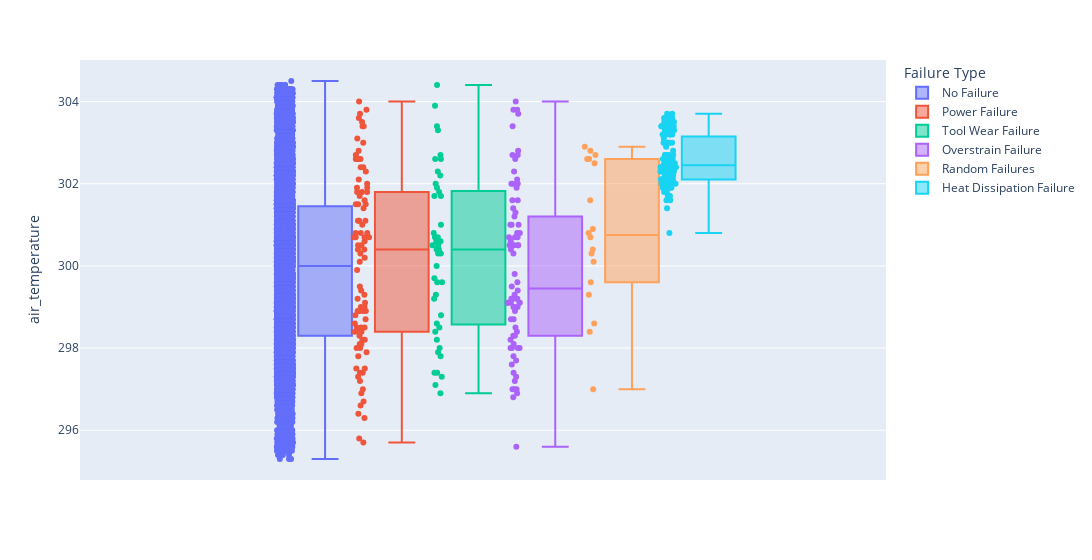

The code cell stored with this chart in its notebook:
### Code cell
# create histograms for feature columns separated by target column
def create_histogram(column_name):
    plt.figure(figsize=(16,6))
    return px.box(data_frame=df_base, y=column_name, color='Failure Type', points="all", width=1200)

create_histogram('air_temperature')

### Figure 1 — Plotly figure (JSON) as saved in the notebook; plotly's stock layout.template omitted (floating-point values rounded to 4 significant figures; data arrays with more than 128 entries replaced by an {"elided": "..."} marker saying what was removed)
{"data": [{"alignmentgroup": "True", "boxpoints": "all", "hovertemplate": "Failure Type=No Failure<br>air_temperature=%{y}<extra></extra>", "legendgroup": "No Failure", "marker": {"color": "#636efa"}, "name": "No Failure", "notched": false, "offsetgroup": "No Failure", "orientation": "v", "showlegend": true, "type": "box", "x0": " ", "xaxis": "x", "y": {"elided": "9652 float values"}, "y0": " ", "yaxis": "y"}, {"alignmentgroup": "True", "boxpoints": "all", "hovertemplate": "Failure Type=Power Failure<br>air_temperature=%{y}<extra></extra>", "legendgroup": "Power Failure", "marker": {"color": "#EF553B"}, "name": "Power Failure", "notched": false, "offsetgroup": "Power Failure", "orientation": "v", "showlegend": true, "type": "box", "x0": " ", "xaxis": "x", "y": [298.9, 298.9, 298.4, 298.2, 298.4, 298.1, 297.5, 297.4, 297.4, 297.9, 296.4, 295.8, 295.7, 296.3, 296.9, 296.6, 296.7, 297, 298.4, 298.8, 298.9, 298, 298, 298.3, 298.2, 298.1, 298.5, 299.3, 299.5, 299.4, 298.9, 299.2, 299.1, 300.6, 300.5, 300.4, 301.5, 301.5, 301.8, 302.4, 302.7, 302.6, 302.3, 302.1, 301.9, 301.9, 302.6, 301.8, 301.8, 301.7, 302, 302.6, 302.6, 303.7, 303.4, 303.5, 303.8, 303.6, 304, 303.4, 302.8, 302.6, 303, 303.1, 302.4, 300.7, 300.7, 301.1, 300.8, 301.1, 301.4, 301.6, 301.5, 301.1, 300.8, 300.7, 300.5, 300.7, 299.9, 300.1, 300.3, 300.2, 300.4, 300.8, 301, 299, 298.7, 298.5, 297.5, 297.3, 297.2, 297.8, 299, 298.5, 298.6], "y0": " ", "yaxis": "y"}, {"alignmentgroup": "True", "boxpoints": "all", "hovertemplate": "Failure Type=Tool Wear Failure<br>air_temperature=%{y}<extra></extra>", "legendgroup": "Tool Wear Failure", "marker": {"color": "#00cc96"}, "name": "Tool Wear Failure", "notched": false, "offsetgroup": "Tool Wear Failure", "orientation": "v", "showlegend": true, "type": "box", "x0": " ", "xaxis": "x", "y": [298.8, 296.9, 298, 297.9, 298.2, 298.4, 299.6, 299.3, 299.7, 300.6, 300.7, 301.9, 301.7, 302.2, 302.6, 302, 302.3, 301.8, 302.7, 303.3, 303.4, 304.4, 303.9, 302.6, 300.4, 300.8, 301, 300.5, 300.3, 301.7, 300.6, 300, 300.5, 300.7, 300.3, 300.4, 299.2, 298.5, 297.4, 297.1, 297.4, 297.3, 297.8, 299.6, 298.6], "y0": " ", "yaxis": "y"}, {"alignmentgroup": "True", "boxpoints": "all", "hovertemplate": "Failure Type=Overstrain Failure<br>air_temperature=%{y}<extra></extra>", "legendgroup": "Overstrain Failure", "marker": {"color": "#ab63fa"}, "name": "Overstrain Failure", "notched": false, "offsetgroup": "Overstrain Failure", "orientation": "v", "showlegend": true, "type": "box", "x0": " ", "xaxis": "x", "y": [298.4, 298.3, 298, 298, 298, 297.7, 297.6, 296.8, 295.6, 297, 297, 296.9, 297, 299, 299, 298.7, 298.2, 298, 297.8, 299.5, 299.3, 299.2, 299.1, 299.2, 299.2, 299.8, 300.5, 300.5, 301.3, 301.4, 301.6, 302, 302, 302.6, 302.1, 302, 301.9, 303.4, 303.7, 303.8, 304, 303.8, 302.8, 302.7, 302.7, 302.3, 300.8, 301, 301, 301, 300.8, 301.6, 301.2, 300.3, 300.6, 300.5, 300.5, 300.7, 300.5, 300.4, 300.7, 300.7, 299.6, 299.4, 298.7, 297.4, 297.2, 297.3, 298.1, 299.1, 299, 299.1, 298.9, 299.1, 299.1, 299.2, 298.5, 298.3], "y0": " ", "yaxis": "y"}, {"alignmentgroup": "True", "boxpoints": "all", "hovertemplate": "Failure Type=Random Failures<br>air_temperature=%{y}<extra></extra>", "legendgroup": "Random Failures", "marker": {"color": "#FFA15A"}, "name": "Random Failures", "notched": false, "offsetgroup": "Random Failures", "orientation": "v", "showlegend": true, "type": "box", "x0": " ", "xaxis": "x", "y": [297, 298.6, 298.4, 299.6, 299.3, 300.1, 301.6, 302.7, 302.6, 302.9, 302.8, 302.5, 302.6, 300.9, 300.8, 300.7, 300.3, 300.4], "y0": " ", "yaxis": "y"}, {"alignmentgroup": "True", "boxpoints": "all", "hovertemplate": "Failure Type=Heat Dissipation Failure<br>air_temperature=%{y}<extra></extra>", "legendgroup": "Heat Dissipation Failure", "marker": {"color": "#19d3f3"}, "name": "Heat Dissipation Failure", "notched": false, "offsetgroup": "Heat Dissipation Failure", "orientation": "v", "showlegend": true, "type": "box", "x0": " ", "xaxis": "x", "y": [300.8, 302.3, 302.3, 302.3, 302.3, 302.1, 302.3, 302.1, 302, 302, 301.9, 301.9, 302.1, 302.1, 302.1, 301.9, 301.7, 301.7, 301.9, 302, 302, 302, 302.2, 302.2, 302.2, 302.4, 302.4, 302.2, 302.2, 302.1, 302.1, 302.6, 302.5, 302.5, 302.6, 302.7, 302.6, 302, 301.9, 301.8, 301.7, 301.4, 301.8, 301.6, 301.6, 302, 302.1, 302, 301.7, 302.1, 302.2, 302.3, 302.4, 302.5, 302.4, 302.6, 302.4, 302.3, 302.5, 302.4, 302.4, 302.7, 302.7, 302.7, 302.6, 302.5, 302.4, 302.4, 302.4, 302.4, 302.5, 302.7, 302.7, 302.7, 302.8, 303, 303, 303, 303, 303, 303, 303.1, 303, 302.9, 303.2, 303.2, 303.2, 303.3, 303.4, 303.3, 303.6, 303.3, 303.4, 303.4, 303.4, 303.4, 303.3, 303.2, 303.2, 303.2, 303.4, 303.5, 303.7, 303.6, 303.5, 303.6, 303.5, 303.4, 303.3, 303.4, 303.4, 303.7], "y0": " ", "yaxis": "y"}], "layout": {"boxmode": "group", "legend": {"title": {"text": "Failure Type"}, "tracegroupgap": 0}, "margin": {"t": 60}, "width": 1200, "xaxis": {"anchor": "y", "domain": [0, 1]}, "yaxis": {"anchor": "x", "domain": [0, 1], "title": {"text": "air_temperature"}}}}
